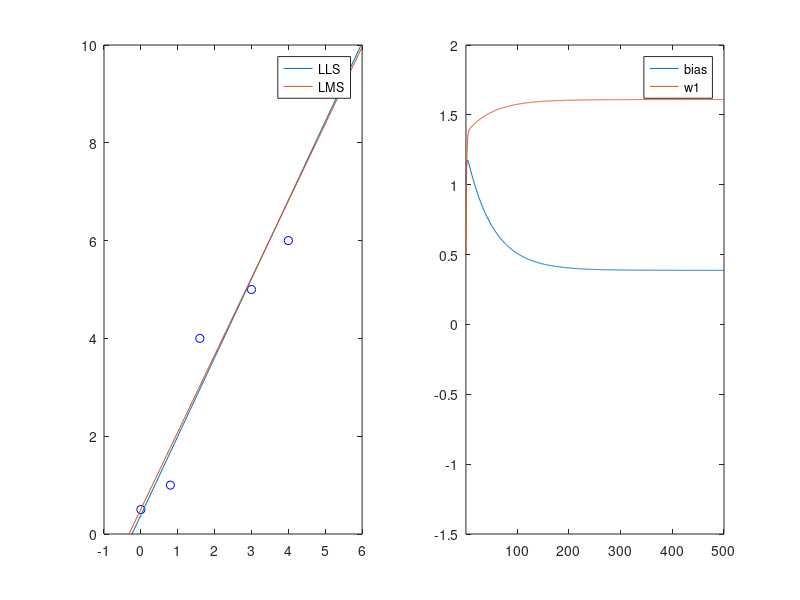

This figure's MATLAB source:
clc
clear
set(0,'defaultfigurecolor','w')

x = [1,0;
     1,0.8;
     1,1.6;
     1,3;
     1,4;
     1,5];
d = [0.5;
     1;
     4;
     5;
     6;
     9];
eta = 0.01;

%% LLS method
wl = (inv(x'*x))*x'*d;

%% LMS method
wm = zeros(500,2);
wm(1,:) = [1,0.5];
e = zeros(500,6);

for n = 1:500
    e(n,:) = d' - wm(n,:) * x';
    wm(n+1,:) = wm(n,:) + eta * e(n,:) * x;
end 


%% plot
subplot(1,2,1)
plot(x(:,2),d,'bo');
hold on

t = -1:0.1:6;
y1 = wl(1,1) + wl(2,1).*t;
y2 = wm(100,1) + wm(100,2).*t;
l1 = plot(t,y1);
l2 = plot(t,y2);
axis([-1,6,0,10]);
legend([l1 l2],{'LLS','LMS'});

subplot(1,2,2)
plot(wm)
axis([1,500,-1.5,2]);
legend('bias','w1')